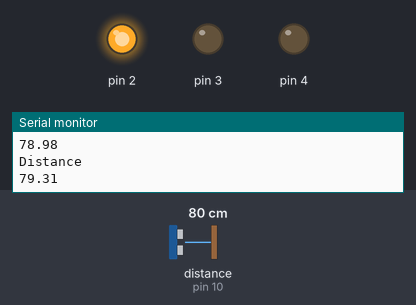
Bench run of a sketch on a simulated Arduino Uno, built with avr-gcc and run on an emulated ATmega328P. Parts: output pins drawn as LEDs (lit = HIGH), the last lines printed to the serial monitor. Wiring (inferred from the names in the program): ultrasonic range finder: trigger pin 9; echo pin 10. Inputs (shaded band) come from the test bench; at power-on: distance to the obstacle (sensor on pin 10) 80 cm. The echo pulse lasts 58.3 µs per cm; pins used as bus, display or sensor lines are not drawn.

Above: at 3.9 s.
4.0 s: distance to the obstacle (sensor on pin 10) set to 23 cm
8.0 s: distance to the obstacle (sensor on pin 10) set to 18 cm
At 9.1 s:
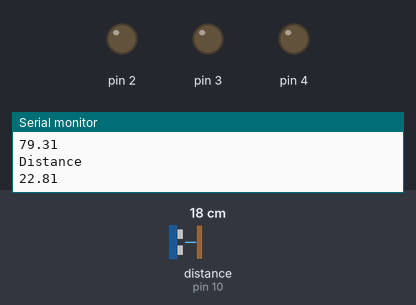
12.0 s: distance to the obstacle (sensor on pin 10) set to 12 cm
16.0 s: distance to the obstacle (sensor on pin 10) set to 9 cm
At 21.5 s:
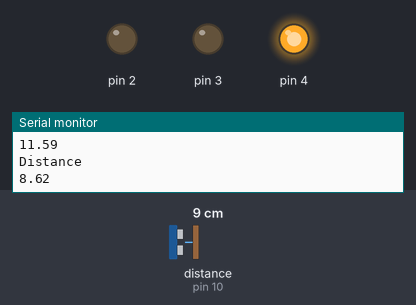
23.9 s: distance to the obstacle (sensor on pin 10) set to 35 cm
At 26.7 s:
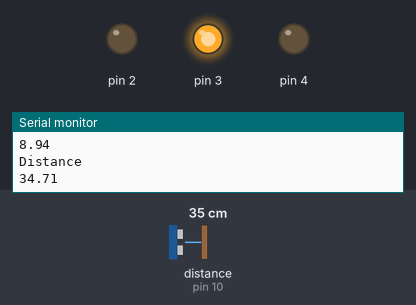
30.5 s: distance to the obstacle (sensor on pin 10) set to 2 cm
At 34.7 s:
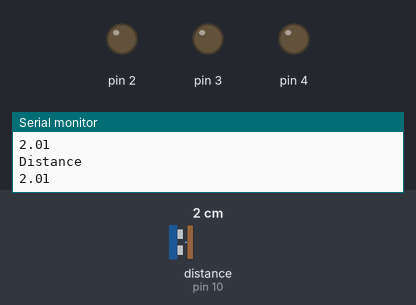
Timing chart, 0 to 39.4 s (numbered marks = the images above; inputs shaded):
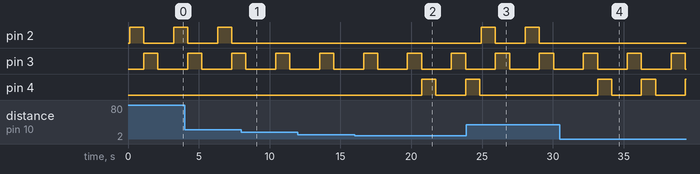

The sketch:

UltrasonicSensor_LED.ino
```cpp
 int trigpin=9;
  int echopin=10;
  float duration,distance;

void setup()
{
 pinMode(trigpin,OUTPUT);
 pinMode(echopin,INPUT);
 Serial.begin(9600);

 pinMode(2,OUTPUT);
 pinMode(3,OUTPUT);
 pinMode(4,OUTPUT);
}

void loop()
{
  digitalWrite(trigpin,LOW);
  delay(1);
  digitalWrite(trigpin,HIGH);
  delay(1);
  digitalWrite(trigpin,LOW);

  duration=pulseIn(echopin,HIGH);
  distance=(duration*0.034)/2;
  Serial.println("Distance");
  Serial.println(distance);
  delay(100);

    if(distance>=20)
    digitalWrite(2,HIGH);
    delay(1000);
    digitalWrite(2,LOW);


    if(distance>=10 || distance<=20)
    digitalWrite(3,HIGH);
     delay(1000);
    digitalWrite(3,LOW);

    if(distance<=10)
    digitalWrite(4,HIGH);
     delay(1000);
    digitalWrite(4,LOW);


}
```

Measured:
- the behaviour switches between 21 and 20 cm on distance to the obstacle (sensor on pin 10) (found by bisection; images 0 and 1)
- the behaviour switches between 11 and 10 cm on distance to the obstacle (sensor on pin 10) (found by bisection; images 1 and 2)
- after the input at 8.0 s, pin 2: stays LOW (without the input it goes to HIGH after 1.4 s)
- after the input at 16.0 s, pin 4: LOW → HIGH after 4.7 s, → LOW 1.0 s later, → HIGH 2.1 s later
- after the input at 23.9 s, pin 2: alternates HIGH for 1.0 s and LOW for 2.1 s, starting after 1.0 s; pin 4: goes on until 24.8 s, then stays LOW
- after the input at 30.5 s, pin 2: stops changing and stays LOW; pin 4: alternates HIGH for 1.0 s and LOW for 2.1 s, starting after 2.7 s
- by itself, pin 3: alternates HIGH for 1.0 s and LOW for 2.1 s
